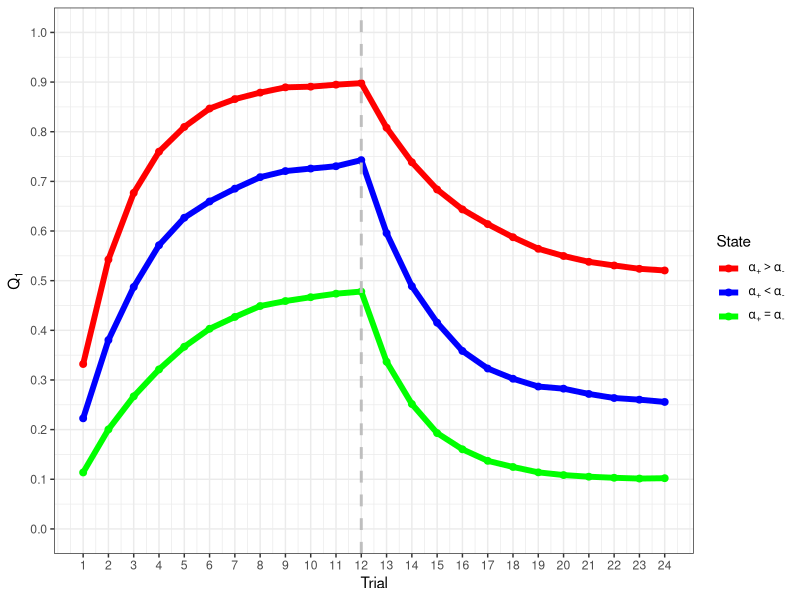
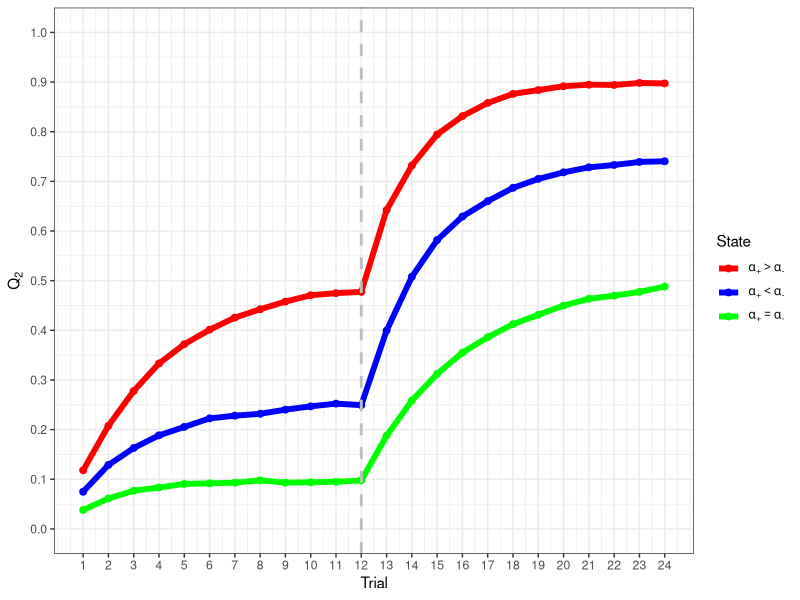
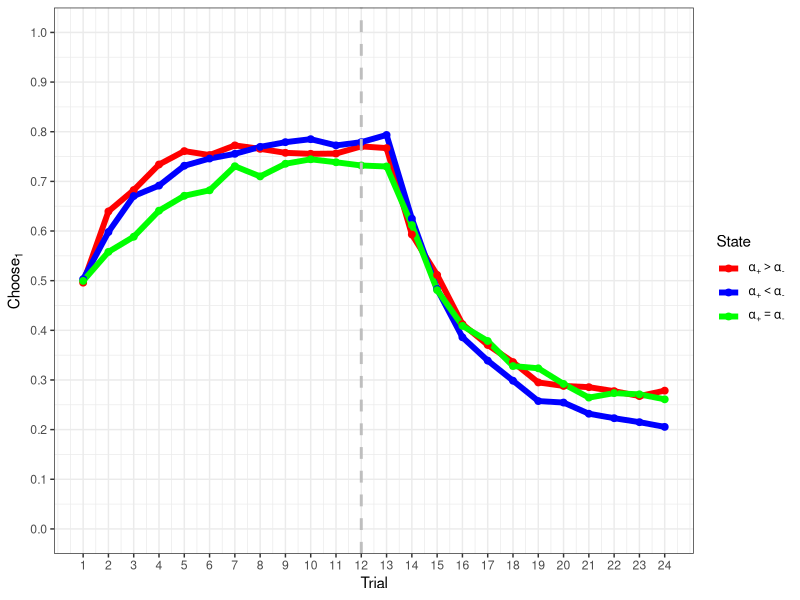

These charts were generated, in order, by the following R code:

rm(list = ls())

library(data.table)
library(ggplot2)
library(cowplot)
library(dplyr)

session_simulate <- function(n_trials, nsims, beta) {
  # create an empty list
  result_for_each_condition <- list()
  for (i in 1:3) {
    # condition on learning rate
    if(i==1){
      positive_lr <- 0.45
      negative_lr <- 0.15
    }else if(i==2){
      positive_lr <- 0.30
      negative_lr <- 0.30
    }else if(i==3){
      positive_lr <- 0.15
      negative_lr <- 0.45
    }
    
    # initials the simulation and the trials
    Choices_for_each_trial <- matrix(NA, nrow=nsims, ncol=n_trials)
    q1_for_each_trial <- matrix(NA, nrow=nsims, ncol=n_trials)
    q2_for_each_trial <- matrix(NA, nrow=nsims, ncol=n_trials)
    c1_for_each_trial <- matrix(NA, nrow=nsims, ncol=n_trials)
    
    for (s in 1:nsims) {
      Q = c(0,0)
      outcome = matrix(NA, n_trials, 2)
      dv1 = rep(NA,n_trials)
      dv2 = rep(NA, n_trials)
      prob_choose_1 = rep(NA,n_trials)
      choose_1 = rep(NA,n_trials)
      for (t in 1:n_trials) {
        middle_point <- round(n_trials/2)
        if(t <= middle_point){
          p1 = 0.75
          p2 = 0.25
        }else{
          p1 = 0.25
          p2 = 0.75
        }
        dv1[t] <- (Q[2]-Q[1])
        prob_choose_1[t] = 1/(1+exp(beta*dv1[t]))
        choose_1 <- as.numeric(runif(1)<=prob_choose_1[t])
        c1_for_each_trial[s,t] <- choose_1
        outcome[t,1] = as.numeric(runif(1)<=p1)
        outcome[t,2] = as.numeric(runif(1)<=p2)
        PE1 <- outcome[t,1]-Q[1]
        PE2 <- outcome[t,2]-Q[2]
        if(PE1>0){
          Q[1] <- Q[1] + positive_lr*PE1
        }else if(PE1<0){
          Q[1] <- Q[1] + negative_lr*PE1
        }
        if(PE2>0){
          Q[2] <- Q[2] + positive_lr*PE2
        }else if(PE2<0){
          Q[2] <- Q[2] + negative_lr*PE2
        }
        q1_for_each_trial[s,t] <- Q[1]
        q2_for_each_trial[s,t] <- Q[2]
      } # end of trials loop
    } # end of simulation loop
    q1=apply(q1_for_each_trial, 2, mean)
    q2=apply(q2_for_each_trial, 2, mean)
    c1=apply(c1_for_each_trial, 2, mean)
    condition=i
    df=data.frame(q1,q2,c1,condition)
    result_for_each_condition[[i]] <- df
  } # end of condition loop
  names(result_for_each_condition) <- paste0('condition',1:3)
  return(result_for_each_condition)
}

n_trials = 24
nsims    = 2000
beta     = 3
middle_point <- round(n_trials/2)
df  <- session_simulate(n_trials, nsims, beta)
df
df <- do.call(rbind, df)
df$condition <- factor(df$condition, levels = 1:3, labels = c('greater','less','equal'))
long=data.frame(trial=rep(1:n_trials,3),
                Q1=df$q1,
                Q2=df$q2,
                Choose1=df$c1,
                Condition=df$condition)
long$Condition <- as.factor(long$Condition)
long$trial <- as.numeric(long$trial)
legend_labels <- c(expression(alpha[`+`]>alpha[`-`]),
                   expression(alpha[`+`]<alpha[`-`]),
                   expression(alpha[`+`]==alpha[`-`]))
ggplot(long, aes(x=trial, y=Q1))+
  geom_line(aes(color = Condition), size=2)+
  geom_point(aes(color = Condition), size=2)+
  xlab('Trial')+ylab(expression(Q[1]))+
  theme_bw() +
  scale_y_continuous(n.breaks = 10,limits = c(0, 1))+
  scale_x_continuous(breaks = 1:n_trials)+
  scale_color_manual(name='State',values = c("red", "blue", 'green'), labels = parse(text = legend_labels))+
  geom_vline(xintercept = middle_point, linetype=2, size=1, col='grey')
ggsave('plot_Q1.jpg')

ggplot(long, aes(x=trial, y=Q2))+
  geom_line(aes(color = Condition), size=2)+
  geom_point(aes(color = Condition), size=2)+
  xlab('Trial')+ylab(expression(Q[2]))+
  theme_bw() +
  scale_y_continuous(n.breaks = 10,limits = c(0, 1))+
  scale_x_continuous(breaks = 1:n_trials)+
  scale_color_manual(name='State',values = c("red", "blue", 'green'), labels = parse(text = legend_labels))+
  geom_vline(xintercept = middle_point, linetype=2, size=1, col='grey')
ggsave('plot_Q2.jpg')

ggplot(long, aes(x=trial, y=Choose1))+
  geom_line(aes(color = Condition), size=2)+
  geom_point(aes(color = Condition), size=2)+
  xlab('Trial')+ylab(expression(Choose[1]))+
  theme_bw() +
  scale_y_continuous(n.breaks = 10,limits = c(0, 1))+
  scale_x_continuous(breaks = 1:n_trials)+
  scale_color_manual(name='State',values = c("red", "blue", 'green'), labels = parse(text = legend_labels))+
  geom_vline(xintercept = middle_point, linetype=2, size=1, col='grey')
ggsave('plot_Choose1.jpg')
